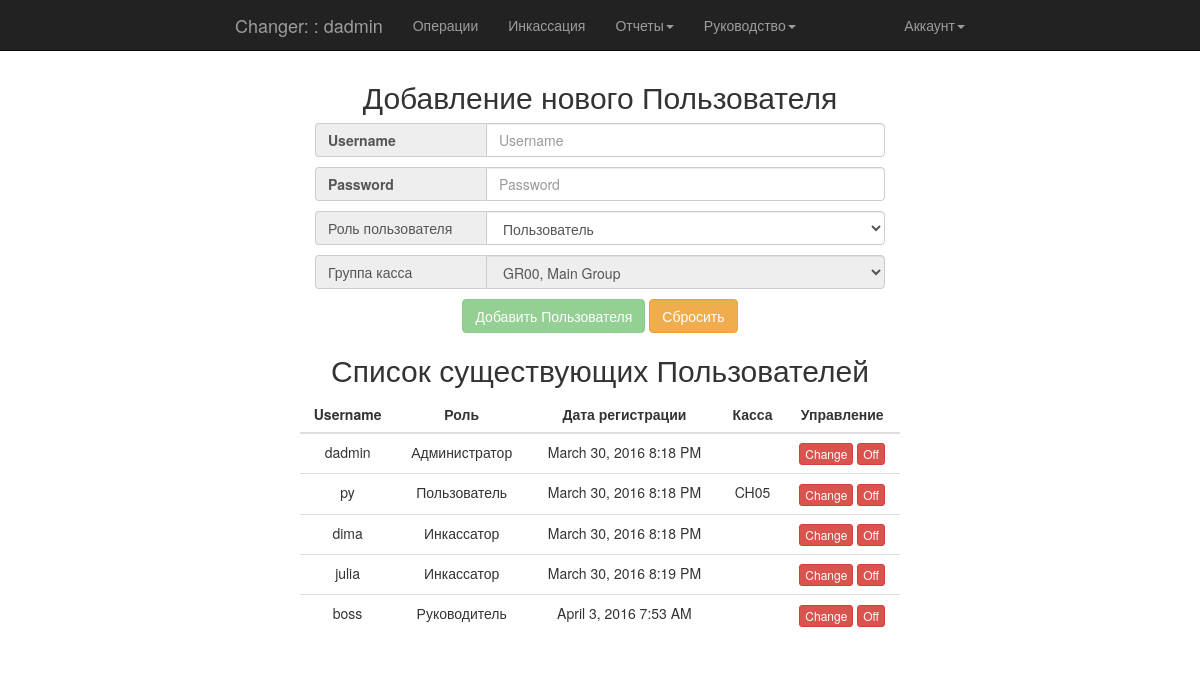
The page /admin/add_user (signed in) on the database as committed earlier.
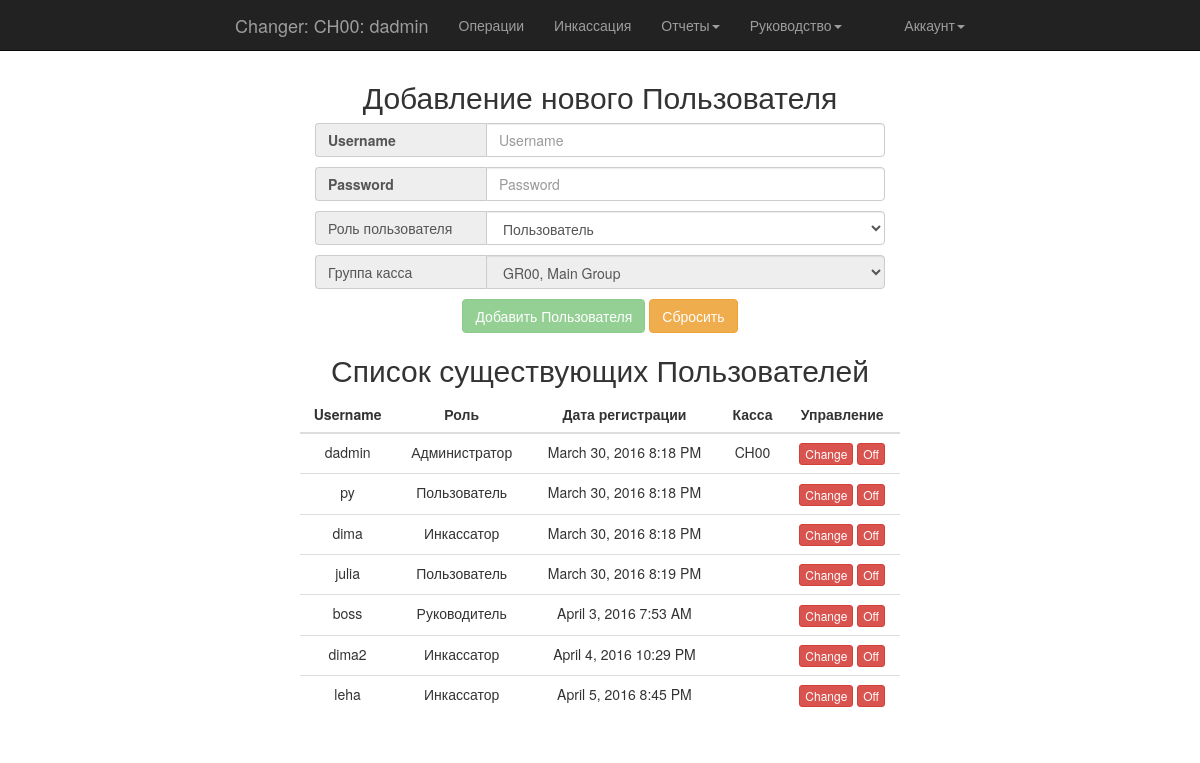
The same page on the database as committed later.
### app/models.py (models this page shows, shortened)
class User(UserMixin, db.Model):
    __tablename__ = 'users'
    id = db.Column(db.Integer, primary_key=True)
    username = db.Column(db.String(64), unique=True, index=True)
    password_hash = db.Column(db.String(128))
    member_since = db.Column(db.DateTime(), default=datetime.utcnow)
    last_seen = db.Column(db.DateTime(), default=datetime.utcnow)
    status = db.Column(db.Boolean, default=True)
    role_id = db.Column(db.Integer, db.ForeignKey('roles.id'))
    role = db.relationship('Role', backref='user')
    cash_id = db.Column(db.Integer, db.ForeignKey('cashes.id'))
    cash = db.relationship('Cashes', backref='user')
    group_id = db.Column(db.Integer, db.ForeignKey('group_cashes.id'), default=1)
    group = db.relationship('GroupOfCashes', backref='user')
    deals = db.relationship('Deals', backref='user', lazy='dynamic')
    transactions = db.relationship('Transaction', backref='user', lazy='dynamic')
    collections = db.relationship('Collections', backref='user')
    def can(self, permissions):
        return self.role is not None and (self.role.permissions & permissions) == permissions
    @property
    def password(self):
        raise "Password isn't readable attribute"

class Role(db.Model):
    __tablename__ = 'roles'
    id = db.Column(db.Integer, primary_key=True)
    name = db.Column(db.String(64), unique=True)
    description = db.Column(db.String(64))
    default = db.Column(db.Boolean, default=False, index=True)
    permissions = db.Column(db.Integer)

class Cashes(db.Model):
    __tablename__ = 'cashes'
    id = db.Column(db.Integer, primary_key=True)
    branch = db.Column(db.String(8))
    address = db.Column(db.String(64))
    member_since = db.Column(db.DateTime(), default=datetime.utcnow)
    status = db.Column(db.Boolean, default=True)
    group_id = db.Column(db.Integer, db.ForeignKey('group_cashes.id'))
    group = db.relationship('GroupOfCashes', backref='cash')
    deals = db.relationship('Deals', backref='cash', lazy='dynamic')
    collections = db.relationship('Collections', backref='cash')
    transactions = db.relationship('Transaction', backref='cash')

### app/admin/views.py (the view, shortened to what this page needs)
@admin.route('/add_user', methods=['GET', 'POST'])
@login_required
@admin_required
def add_user():
    groups = GroupOfCashes.query.order_by('group_branch').all()
    roles = Role.query.order_by('permissions').all()
    users = User.query.order_by('id').all()
    collector_permission = Role.query.filter_by(name='Collector').first().permissions
    return render_template('admin/add_user.html',
                           users=users,
                           roles=roles,
                           permission=collector_permission,
                           groups=groups)

### app/main/__init__.py (called while the page is built)
@main.app_context_processor
def inject_permission():
    return dict(Permission=Permission)

### app/models.py (called while the page is built)
@login_manager.user_loader
def load_user(user_id):
    return User.query.get(int(user_id))

### app/templates/admin/add_user.html (shortened to what this page needs)
{% extends "base.html" %}
{% block content %}
    <div class="col-sm-6 col-sm-offset-3 loginpage">
        <p><h2 class="text-center">Добавление нового Пользователя</h2></p>
        <form method="post">
            <div class="input-group">
                <span class="input-group-addon" style="font-weight: bold">Username</span>
                <input class="form-control" name="username" placeholder="Username" type="text" required>
            </div>
            <div class="input-group mt">
                <span class="input-group-addon" style="font-weight: bold">Password</span>
                <input class="form-control" name="password" placeholder="Password" type="text" required>
            </div>
            <div class="input-group mt">
                <span class="input-group-addon">Роль пользователя</span>
                <select class="form-control" name="select_role">
                    {%  for r in roles %}
                        {% if r.permissions == permission %}
                            <option value="{{ r.id }}" data-collector="1">
                                {% else %}
                            <option value="{{ r.id }}" data-collector="0">
                        {% endif %}
                    <span>{{ r.description }}</span>
                    </option>
                    {% endfor %}
                </select>
            </div>
            <div class="input-group mt">
                <span class="input-group-addon">Группа касса</span>
                <select class="form-control" name="select_group" disabled>
                    {%  for g in groups %}
                        <option value="{{ g.id }}">
                            <span>{{ g.group_branch }}, {{ g.group_description }}</span>
                        </option>
                    {% endfor %}
                </select>
            </div>
            <div class="row text-center mt">
                <button type="submit" class="btn btn-success" disabled>Добавить Пользователя</button>
                <button type="reset" class="btn btn-warning">Сбросить</button>
            </div>
        </form>
        <div>
            <p><h2 class="text-center">Список существующих Пользователей</h2></p>
            <div class="row">
                <table class="table">
                    <thead>
                    <tr>
                        <th class="text-center">Username</th>
                        <th class="text-center">Роль</th>
                        <th class="text-center">Дата регистрации</th>
                        <th class="text-center">Касса</th>
                        <th class="text-center">Управление</th>
                    </tr>
                    </thead>
                    <tbody>
                    {% for u in users %}
                        <tr>
                            <td class="text-center">{{ u.username }}</td>
                            <td class="text-center">{{ u.role.description }}</td>
                            <td class="text-center">{{ moment(u.member_since).format('LLL') }}</td>
                            <td class="text-center">{{ u.cash.branch }}</td>
                            <td class="text-center">
                                <button class="btn btn-xs btn-danger"  data-toggle="modal" data-target=".bs-example-modal-sm" data-username="{{ u.username }}">Change</button>
                                {% if u.status %}
                                    <button class="btn btn-xs btn-danger" data-uid="{{ u.id }}" data-user-state="{% if u.status %}1{% else %}0{% endif %}">Off</button>
                                {% else %}
                                    <button class="btn btn-xs btn-success" data-uid="{{ u.id }}" data-user-state="{% if u.status %}1{% else %}0{% endif %}">On</button>
                                {% endif %}
                            </td>
                        </tr>
                    {% endfor %}
                    </tbody>
                </table>
            </div>
        </div>
    </div>
{% endblock %}

### app/templates/base.html (shortened to what this page needs)
<!DOCTYPE html>
<html lang="en" {% block html_attribs %}{% endblock html_attribs %}>
{% block html %}
    <head>
        {% block head %}
            {% block styles %}
                <link rel="stylesheet" href="{{ url_for('static', filename='bootstrap.min.css') }}">
                <link rel="stylesheet" href="{{ url_for('static', filename='style.css') }}">
            {% endblock styles %}
        {% endblock head %}
    </head>
    <body>
    {% block body %}
        {% block navbar %}
            <nav class="navbar navbar-inverse navbar-fixed-top">
                <div class="container">
                    <div class="col-md-8 col-md-offset-2">
                        <div class="navbar-header">
                            {% if current_user.is_authenticated %}
                                <a class="navbar-brand" href="#">Changer: {{ current_user.cash.branch }}: {{ current_user.username }}</a>
                            {% else %}
                                <a class="navbar-brand" href="#">Changer</a>
                            {% endif %}
                        </div>
                        <div class="navbar-collapse collapse">
                            <ul class="nav navbar-nav">
                                {% if current_user.is_authenticated %}
                                    {% if current_user.can(Permission.MAKE_OPERATION) %}
                                        <li><a href="{{ url_for('main.index') }}">Операции</a></li>
                                        <li><a href="{{ url_for('main.collections') }}">Инкассация</a></li>
                                        <li class="dropdown">
                                            <a href="#" class="dropdown-toggle" data-toggle="dropdown">Отчеты<b class="caret"></b></a>
                                        </li>
                                    {% endif %}
                                    {% if current_user.can(Permission.SHOW_STATUS) %}
                                        <li class="dropdown">
                                        <a href="#" class="dropdown-toggle" data-toggle="dropdown">Руководство<b class="caret"></b></a>
                                    </li>
                                    {% endif %}
                                {% endif %}
                            </ul>
                            <ul class="nav navbar-nav navbar-right">
                                {% if current_user.is_authenticated %}
                                    <li class="dropdown">
                                        <a href="#" class="dropdown-toggle" data-toggle="dropdown">Аккаунт<b class="caret"></b></a>
                                    </li>
                                {% else %}
                                    <li><a href="{{ url_for('auth.login') }}">Войти</a></li>
                                {% endif %}
                            </ul>
                        </div>
                    </div>
                </div>
            </nav>
        {% endblock navbar %}
        {% block content %}
        {% endblock content %}
    {% endblock body %}
    </body>
{% endblock html %}
</html>

Rows that differ between the two databases and show on the page:
now on this page (row unchanged): Cashes: cash.branch "CH00"
changed User "dadmin": cash.branch (not shown) → "CH00"
changed User "py": cash.branch "CH05" → (not shown)
changed User "julia": role.description "Инкассатор" → "Пользователь"
added User: username "dima2", role.description "Инкассатор", member_since "April 4, 2016 10:29 PM"
added User: username "leha", role.description "Инкассатор", member_since "April 5, 2016 8:45 PM"
